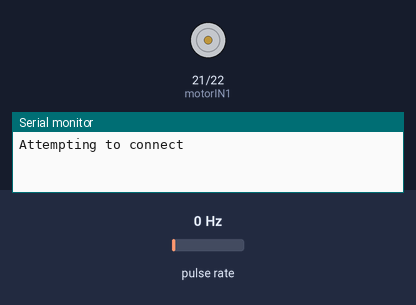
This sketch was run on a simulated ESP32. Shown: motor-driver pin pairs drawn as motors (green arrow = first pin HIGH = forward, orange = second pin HIGH = backward, longer = more drive, scaled by the enable pin), the last lines printed to the serial monitor. Wiring (inferred from the names in the program): pulse sensor: data GPIO 33. The test bench sets the inputs (shaded band); at power-on: pulse rate 0 Hz. WiFi joins after 1.5 s; servers stay silent unless stated.

Above: at 0.1 s.
At 5.1 s:
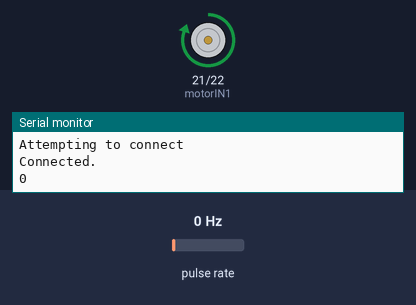
Timing chart, 0 to 6.6 s (numbered marks = the images above):
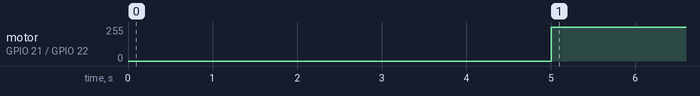

The sketch:

thinkSpeak_rpm.ino
```cpp
#include <WiFi.h>
#include "ThingSpeak.h"

const int motorPWM = 19;
const int motorIN1 = 21;
const int motorIN2 = 22;
int encoder_pin = 33; // The pin the encoder is connected to
unsigned int rpm;     // RPM reading
volatile byte pulses; // Number of pulses
// unsigned long timeold;
unsigned int pulsesperturn = 6; // Pulses per revolution
// Define WiFi credentials
const char *ssid = "vivo V25";
const char *password = "sid201260";

// Initialize a WiFi client object
WiFiClient client;

// ThingSpeak channel details
unsigned long myChannelNumber = 2235991;
const char *myWriteAPIKey = "L3GXA6X740NSJWI2";

// Timer variables
unsigned long lastTime = 0;
unsigned long timerDelay = 1000;
unsigned long timeold;
int i, sum;

void counter()
{
  // Update count
  pulses++;
}

void setup()
{
  // Start serial communication for debugging
  Serial.begin(115200);
  pinMode(encoder_pin, INPUT);
  pinMode(motorPWM, OUTPUT);
  pinMode(motorIN1, OUTPUT);
  pinMode(motorIN2, OUTPUT);

  digitalWrite(motorIN1, LOW);
  digitalWrite(motorIN2, LOW);

  ledcSetup(0, 5000, 8);
  ledcAttachPin(motorPWM, 0);
  // Attach an interrupt on digital pin 2 (interrupt number 0)
  // Triggers on FALLING (change from HIGH to LOW)
  attachInterrupt(digitalPinToInterrupt(encoder_pin), counter, FALLING);
  pulses = 0;
  rpm = 0;
  // timeold = 0;
  timeold = 0;
  // Set WiFi mode to station (client)
  WiFi.mode(WIFI_STA);

  // Initialize ThingSpeak communication using the WiFi client
  ThingSpeak.begin(client);
  i = 0;
  sum = 0;
}

void loop()
{
  if (WiFi.status() != WL_CONNECTED)
  {
    Serial.print("Attempting to connect");
    while (WiFi.status() != WL_CONNECTED)
    {
      WiFi.begin(ssid, password);
      delay(5000);
    }
    Serial.println("\nConnected.");
  }
  digitalWrite(motorIN1, HIGH);

  if (i == 15)
  {
    int avg = sum / 8;
    ThingSpeak.setField(3, static_cast<long>(avg));

    // Write data to the ThingSpeak channel
    int x = ThingSpeak.writeFields(myChannelNumber, myWriteAPIKey);
    if (x == 200)
    {
      Serial.print("Channel update successful woth average rpm : ");
      Serial.println(avg);
    }
    else
    {
      Serial.println("Problem updating channel. HTTP error code " + String(x));
    }
    i = 0;
    sum = 0;
  }
  for (int i = 0; i < 255; i++)
  {
    analogWrite(motorPWM, i);
  }
  // analogWrite(motorPWM, 255);

  // Check if the timer interval has passed
  if ((millis() - lastTime) > timerDelay)
  {

    // Connect or reconnect to WiFi if not connected


    detachInterrupt(digitalPinToInterrupt(encoder_pin));

    // Calculate RPM
    // rpm = (60 * 1000 / pulsesperturn) / (millis() - timeold) * pulses;
    rpm = (pulses * 60 * 1000) / (pulsesperturn * (millis() - timeold));
    timeold = millis();
    pulses = 0;
    // rpm/=5;
    Serial.println(rpm);
    sum += rpm;

    attachInterrupt(digitalPinToInterrupt(encoder_pin), counter, FALLING);
    lastTime = millis();
  }
  delay(1000);
  i++;
}
```

Measured:
- by itself, motor on GPIO 21 (motorIN1) / GPIO 22 (motorIN2): stopped → forward 254/255 at 5.0 s
